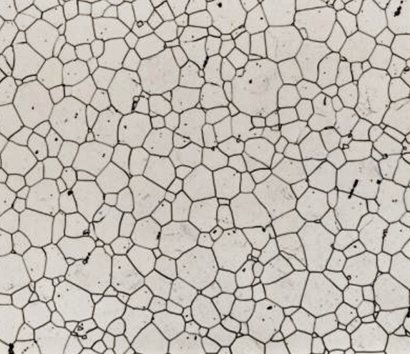
#> input picture images/grains/grains2.jpg, 410 x 354 px
$ jupyter execute 32_grain_size_analysis.ipynb
#> lines starting #> are read from the running program, lines starting #| are printed output that depends on the picture; after the words box and inside, x2 and y2 are one past the last pixel; in counts of white or black regions, pixels touching at a corner belong together; long printed decimals are rounded
#  real case study of the grain size

[cell 1]
import cv2
import numpy as np
import matplotlib.pyplot as plt
from scipy import ndimage
from skimage import io, color, measure
import pandas as pd

[cell 2]
img_path = './images/grains/grains2.jpg'
img = cv2.imread(img_path, 0)
#> img: shape (354, 410); min 0, max 240, mean 188.2

1 pixel = 0.5um

[cell 3]
pixels_to_um = 0.5

plot the histogram of the image

[cell 4]
ret, thresh = cv2.threshold(img, 0,255, cv2.THRESH_BINARY+cv2.THRESH_OTSU)
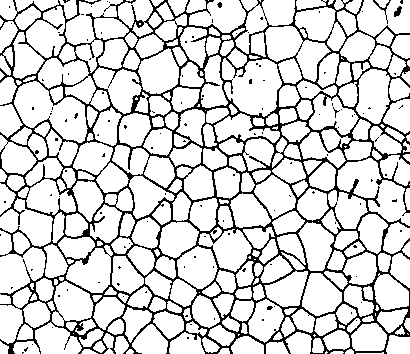
#> thresh: shape (354, 410); 83% white; black in thin lines or dots
#> ret = 157
ret
#> Out = 157

[cell 5]
io.imshow(thresh)

[cell 6]
kernel = np.ones((3,3), np.uint8)
eroded = cv2.erode(thresh, kernel, iterations=1)
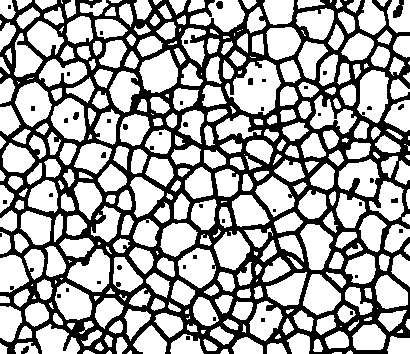
#> eroded: shape (354, 410); 63.7% white; 46 black regions (33 under 20 px), largest, box (x1, y1, x2, y2) and area: (0, 0, 410, 354) 51842, (393, 0, 404, 18) 117, (216, 1, 223, 9) 47
dilated = cv2.dilate(eroded, kernel, iterations=1)
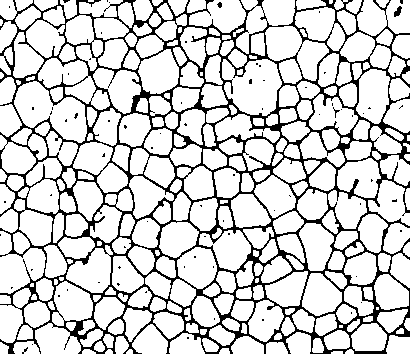
#> dilated: shape (354, 410); 82% white; black in thin lines or dots
io.imshow(dilated)

morphology open is exactly same as erode then dilate

[cell 7]
opening = cv2.morphologyEx(thresh, cv2.MORPH_OPEN, kernel)
print("mean of dilated is {}, mean of opened is {}".format(np.mean(np.mean(dilated)), np.mean(np.mean(opening))))
#| mean of dilated is 209.014, mean of opened is 209.014

[cell 8]
io.imshow(opening)

convert the opened image to a binary image

[cell 9]
mask = dilated==255
#> mask: shape (354, 410) bool; 82% white; black in thin lines or dots

[cell 10]
io.imshow(mask)

label grains in the masked image

ndimage has function to label the connected objects in the image, a structure is need to define how does the object is connected, the connection strucure is 8-connected.

[cell 11]
s = [[1,1,1],[1,1,1],[1,1,1]]
labeled_mask, num_labels = ndimage.label(mask,structure=s)
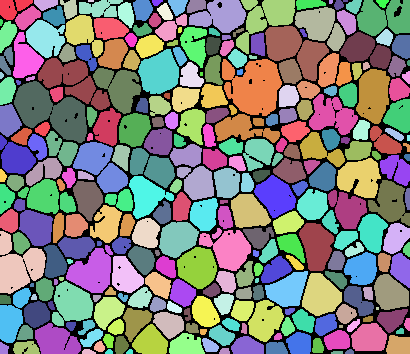
#> labeled_mask: shape (354, 410) int32; 297 distinct labels, from 0 to 296; one colour per label, 0 black
#> num_labels = 296

adding color to the labeled mask with color.label2rgb()

[cell 12]
img2 = color.label2rgb(labeled_mask, bg_label=0)
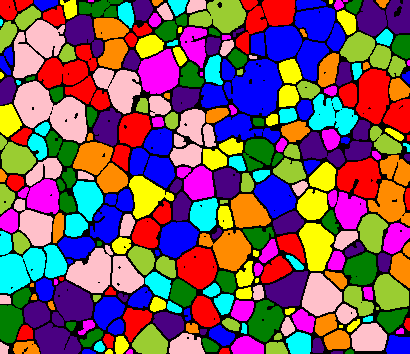
#> img2: shape (354, 410, 3) float64; mean R, G, B 0.479, 0.345, 0.389
io.imshow(img2)

Measure the grain size, with skimage.measure function

[cell 13]
clusters = measure.regionprops(labeled_mask, img)
#> clusters = 296 regions; largest, box (x1, y1, x2, y2) and area: (14, 81, 87, 143) 2519, (222, 59, 282, 116) 2412, (265, 26, 329, 81) 1837, (38, 58, 110, 110) 1767, (0, 231, 46, 294) 1708

clusters has a couple of properties, here shows first five in the list, their label and area

[cell 14]
for prop in clusters[:5]:
    print('label {} Area is {}'.format(prop.label, prop.area))
#> this loop made 5 passes
#| label 1 Area is 415.0
#| label 2 Area is 187.0
#| label 3 Area is 221.0
#| label 4 Area is 12.0
#| label 5 Area is 524.0

A better way to present the data is to write the properties into a csv file, with computations convert the pixels to length and area

[cell 15]
propList = ['Area',
            'equivalent_diameter',
            'orientation',
            'MajorAxisLength',
            'MinorAxisLength',
            'Perimeter',
            'MinIntensity',
            'MeanIntensity',
            'MaxIntensity']

[cell 16]
output_file = open('image_measurement.csv','w')

write the first row header

[cell 17]
output_file.write((','+",".join(propList)+'\n'))
for cluster_props in clusters:
    output_file.write(str(cluster_props['Label']))
    for i, prop in enumerate(propList):
        if (prop == 'Area'):
            to_print = cluster_props[prop]*pixels_to_um**2
        elif (prop == 'orientation'):
            to_print = cluster_props[prop]*57.2958
        elif (prop.find('Intensity')<0):
            to_print = cluster_props[prop]*pixels_to_um
        else:
            to_print = cluster_props[prop]
        output_file.write(','+str(to_print))
    output_file.write('\n')

[cell 18]
df = pd.read_csv('image_measurement.csv')
df.head()

cv2 has also connected components analysis function

[cell 19]
contours, hierarchy = cv2.findContours(dilated, cv2.RETR_TREE, cv2.CHAIN_APPROX_SIMPLE)
#> contours = 409 contours, 128 with area under 20; largest, box (x1, y1, x2, y2) and area: (14, 81, 87, 143) 2443, (222, 59, 282, 116) 2314, (265, 26, 329, 81) 1748, (38, 58, 110, 110) 1630, (0, 231, 46, 294) 1606
cv2.drawContours(img, contours, -1, (0,0,255), 3)
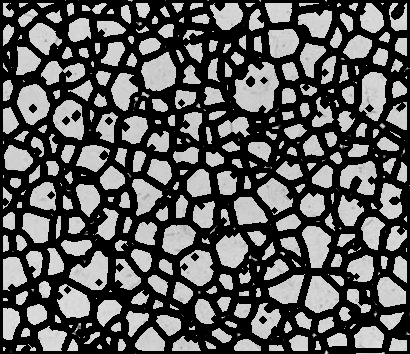
#> img: shape (354, 410); min 0, max 233, mean 90.8
cv2.imshow('img', img)
cv2.waitKey(0)
cv2.destroyAllWindows()

$ run again, with images/grains/grains1.jpg copied over images/grains/grains2.jpg
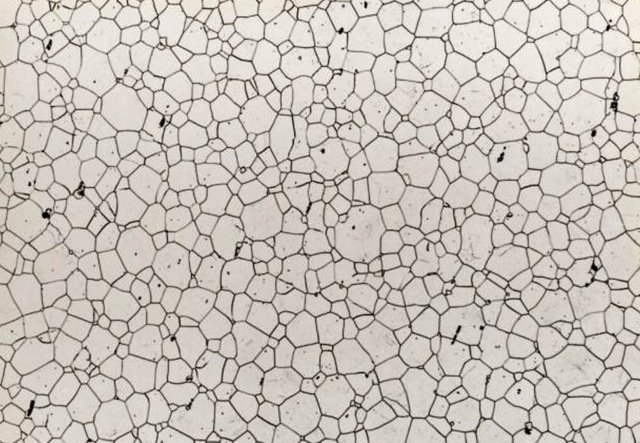
#> input picture images/grains/grains1.jpg, 640 x 443 px
#> `ret, thresh = cv2.threshold(img, 0,255, cv2.THRESH_BINARY+cv2.THRESH_O..`:
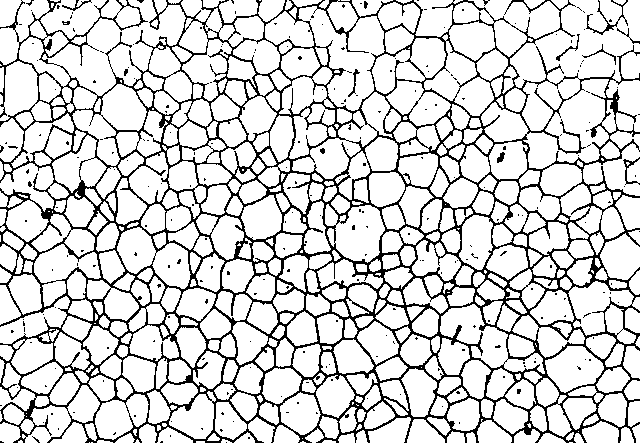
#> thresh: shape (443, 640); 83% white; black in thin lines or dots
#> ret = 165
#> eroded: shape (443, 640); 63.5% white; 90 black regions (65 under 20 px), largest, box (x1, y1, x2, y2) and area: (0, 0, 640, 443) 101742, (0, 141, 19, 154) 102, (359, 0, 369, 10) 63
#> dilated: shape (443, 640); 82% white; black in thin lines or dots
#| mean of dilated is 209.036, mean of opened is 209.036
#> mask: shape (443, 640) bool; 82% white; black in thin lines or dots
#> labeled_mask: shape (443, 640) int32; 511 distinct labels, from 0 to 510
#> num_labels = 510
#> clusters = 510 regions; largest, box (x1, y1, x2, y2) and area: (510, 0, 640, 163) 11976, (19, 0, 192, 109) 8634, (265, 2, 420, 111) 6866, (73, 84, 146, 166) 2755, (0, 0, 106, 65) 2663
#> the loop `for prop in clusters[:5]:` made 5 passes
#| label 1 Area is 440.0
#| label 2 Area is 21.0
#| label 3 Area is 2663.0
#| label 4 Area is 8.0
#| label 5 Area is 105.0
#> contours = 775 contours, 295 with area under 20; largest, box (x1, y1, x2, y2) and area: (510, 0, 640, 163) 11908, (19, 0, 192, 109) 8202, (265, 2, 420, 111) 6564, (73, 84, 146, 166) 2610, (0, 0, 106, 65) 2536
#> `cv2.drawContours(img, contours, -1, (0,0,255), 3)`:
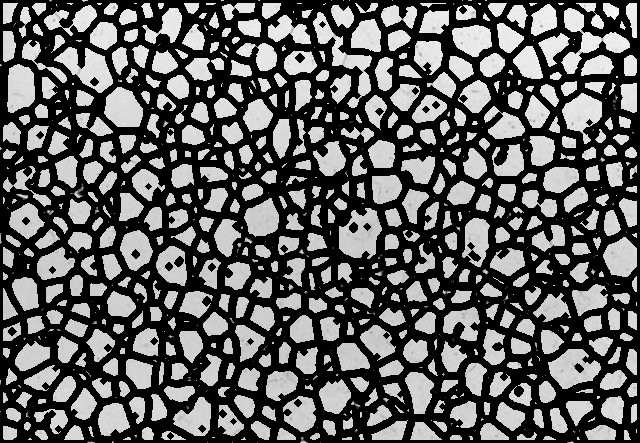
#> img: shape (443, 640); min 0, max 255, mean 94.1

$ run again, with images/grains/grains3.jpg copied over images/grains/grains2.jpg
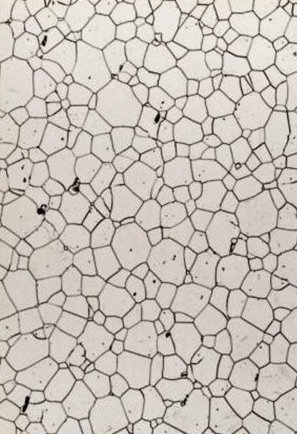
#> input picture images/grains/grains3.jpg, 297 x 434 px
#> `ret, thresh = cv2.threshold(img, 0,255, cv2.THRESH_BINARY+cv2.THRESH_O..`:
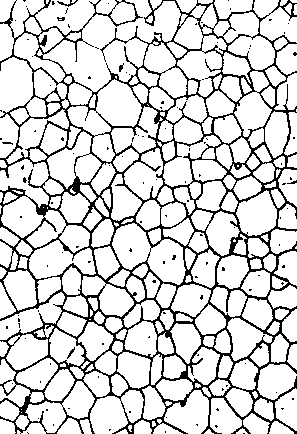
#> thresh: shape (434, 297); 83% white; black in thin lines or dots
#> ret = 165
#> eroded: shape (434, 297); 63.4% white; 44 black regions (29 under 20 px), largest, box (x1, y1, x2, y2) and area: (0, 0, 297, 434) 46392, (281, 176, 297, 186) 83, (56, 16, 66, 22) 56
#> dilated: shape (434, 297); 81.9% white; black in thin lines or dots
#| mean of dilated is 208.949, mean of opened is 208.949
#> mask: shape (434, 297) bool; 81.9% white; black in thin lines or dots
#> labeled_mask: shape (434, 297) int32; 244 distinct labels, from 0 to 243
#> num_labels = 243
#> clusters = 243 regions; largest, box (x1, y1, x2, y2) and area: (0, 0, 259, 105) 12518, (68, 80, 141, 162) 2753, (0, 159, 63, 238) 2637, (112, 223, 185, 285) 2482, (0, 57, 46, 117) 1798
#> the loop `for prop in clusters[:5]:` made 5 passes
#| label 1 Area is 241.0
#| label 2 Area is 12518.0
#| label 3 Area is 6.0
#| label 4 Area is 35.0
#| label 5 Area is 6.0
#> contours = 359 contours, 134 with area under 20; largest, box (x1, y1, x2, y2) and area: (0, 0, 259, 105) 11828, (68, 80, 141, 162) 2608, (0, 159, 63, 238) 2450, (112, 223, 185, 285) 2392, (0, 57, 46, 117) 1698
#> `cv2.drawContours(img, contours, -1, (0,0,255), 3)`:
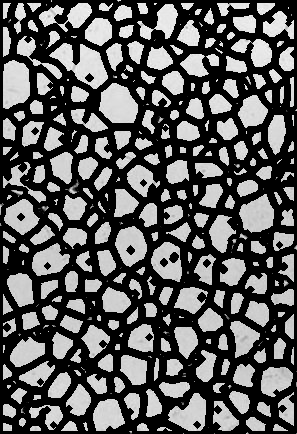
#> img: shape (434, 297); min 0, max 252, mean 92.1
